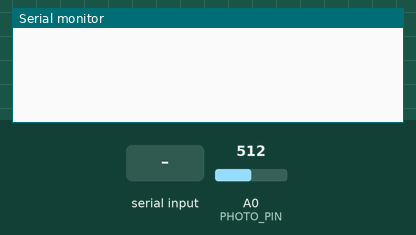
Recording of a sketch running on a simulated Arduino Uno, built with avr-gcc and run on an emulated ATmega328P. Shown: the last lines printed to the serial monitor. Inputs (shaded band) come from the test bench; at power-on: A0 (PHOTO_PIN) = 512.

Above: at 1.2 s.
1.3 s: "p" received over Serial
At 2.4 s:
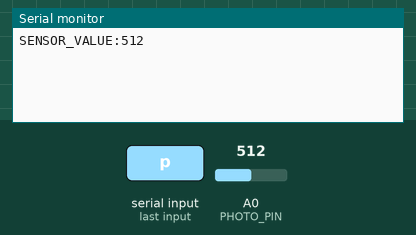
2.8 s: "s" received over Serial
At 4.1 s:
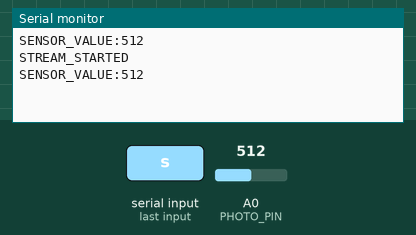

The sketch:

sensor.ino
```cpp
// Чтение показаний с A0 (фоторезистор).
// Команды: 'p' - одноразовый опрос, 's' - стрим каждые 2 сек.

#define PHOTO_PIN A0

bool stream_active = false;
uint32_t last_send = 0;
const uint16_t STREAM_MS = 2000;

void setup() {
  Serial.begin(9600);
  pinMode(PHOTO_PIN, INPUT);
}

void loop() {
  //  Приём команд
  if (Serial.available()) {
    char c = Serial.read();

    switch (c) {
      case 'p':
        stream_active = false;
        send();
        break;
      case 's':
        stream_active = true;
        Serial.println("STREAM_STARTED");
        break;
    }
  }

  //  если включён
  if (stream_active && (millis() - last_send >= STREAM_MS)) {
    send();
    last_send = millis();
  }
}

void send() {
  int val = analogRead(PHOTO_PIN);
  Serial.print("SENSOR_VALUE:");
  Serial.println(val);
}
```

Measured:
- after the input at 1.3 s, the serial monitor: prints a new line at once (image 1)
- after the input at 2.8 s, the serial monitor: prints a new line at once (image 2)
